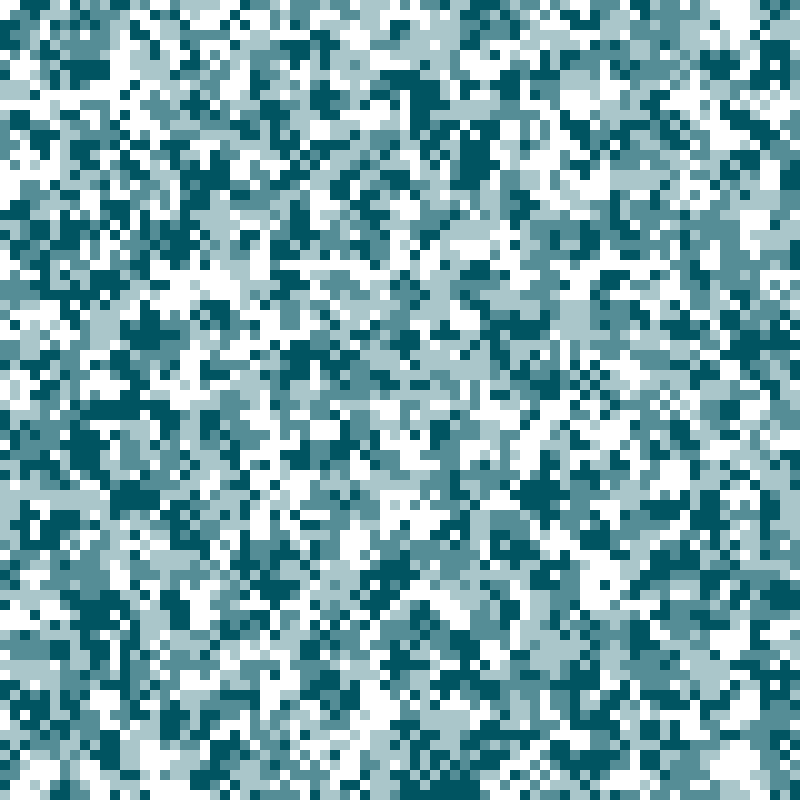
Frame 1 (no input)
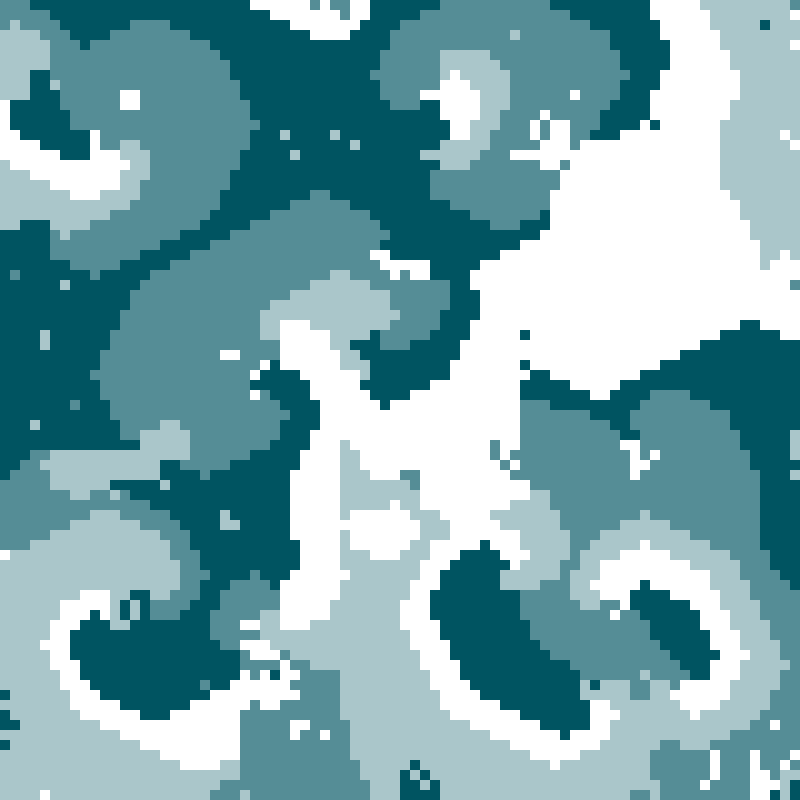
Frame 60 (no input)
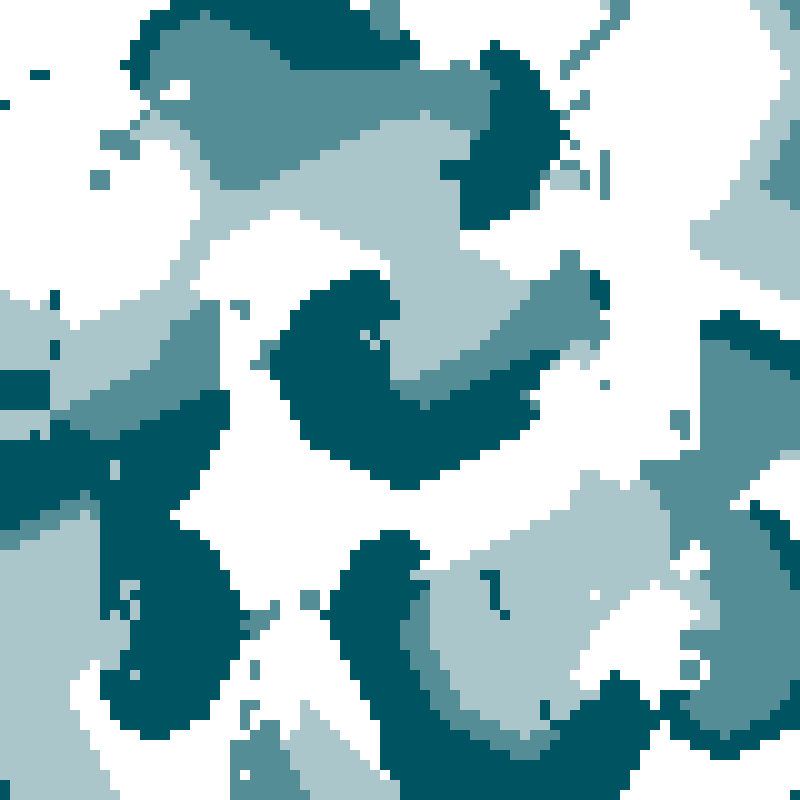
Frame 120 (the mouse pressed at the canvas centre since frame 60)

The p5.js sketch that drew these frames (run headless with seeded random() and noise() and a simulated clock; from frame 60 on, the mouse is pressed at the canvas centre):

// p5.js sketch
// ── sketch.js
const width = 800;
const height = 800;

const cols = width / 10;
const rows = height / 10;

const color_value = 4;
const THRESHOLD = 3;

let grid = [];
function setup() {
  createCanvas(width, height);
  frameRate(50);

  //display grid
  for (let x = 0; x < cols; x++) {
    grid[x] = [];
    for (let y = 0; y < rows; y++) {
      grid[x][y] = Math.floor(Math.random() * 4);
    }
  }
}

function draw() {
  background(220);

  let next_grid = [];

  for (let x = 0; x < cols; x++) {
    next_grid[x] = [];
    for (let y = 0; y < rows; y++) {
      let state = grid[x][y];
      let next_grid_state = (state + 1) % color_value;
      let count = 0;

      //check each value next to square to see if there is it matches the next state
      for (let position_x = -1; position_x <= 1; position_x++) {
        for (let position_y = -1; position_y <= 1; position_y++) {
          // skip the current square himself
          if (position_x === 0 && position_y === 0) continue;

          // calculate the new position
          let new_position_x = x + position_x;
          let new_position_y = y + position_y;

          // check if the new position is in the grid aera
          if (
            new_position_x >= 0 &&
            new_position_x < cols &&
            new_position_y >= 0 &&
            new_position_y < rows
          ) {
            // if the square matches the next state increment the count
            if (grid[new_position_x][new_position_y] === next_grid_state) {
              count++;
            }
          }
        }
      }

      // Rules (from original artwork): Adopt next state if at least THRESHOLD neighbors match it
      if (count >= THRESHOLD) {
        next_grid[x][y] = next_grid_state;
      } else {
        next_grid[x][y] = state;
      }
    }
  }

  // update grid
  for (let x = 0; x < cols; x++) {
    for (let y = 0; y < rows; y++) {
      grid[x][y] = next_grid[x][y];

      draw_square(x, y, grid[x][y]);
    }
  }
}

function draw_square(position_square_x, position_square_y, value_square) {
  const square_size = 10;
  //value_square -> 1 or O
  let value_to_color = value_square / (color_value - 1);

  //The color I want is : rgb(0, 84, 97) so to change the 'opcaity' (this is not opacity but ok..)
  // we change each values r,g,b
  let r = 0 + (255 - 0) * value_to_color;
  let g = 84 + (255 - 84) * value_to_color;
  let b = 97 + (255 - 97) * value_to_color;

  fill(r, g, b);
  noStroke();
  square(
    position_square_x * square_size,
    position_square_y * square_size,
    square_size
  );
}
